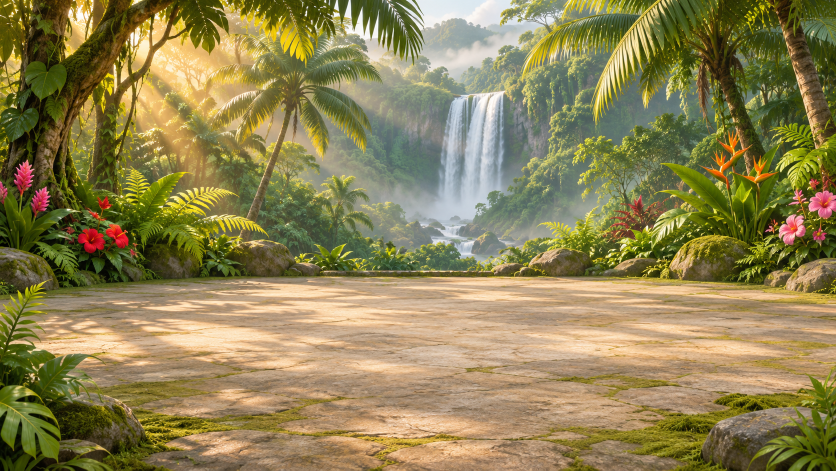
#> input picture demos/fitness-preview/jungle.png, 1672 x 941 px (shown at 1/2 size)
$ python render.py bamboo.png
#> lines starting #> are read from the running program, lines starting #| are printed output that depends on the picture
"""Render short fitness previews using a reusable projected joint rig."""
from pathlib import Path
import math
import subprocess
import sys
import wave

import numpy as np
from PIL import Image, ImageDraw, ImageFont, ImageOps

ROOT = Path(__file__).resolve().parent
W, H, FPS = 1280, 720, 24
DURATION = 72
SKIN = (174, 105, 68)
TEAL = (19, 116, 119)
DARK = (18, 69, 79)
HAIR = (51, 31, 30)
SHOE = (232, 221, 192)
WHITE = '#fff9e9'

CLASSES = {
    'workout': {
        'title': 'Jungle Cardio', 'subtitle': 'LOW IMPACT  /  NO EQUIPMENT',
        'accent': '#eaff8b', 'mat': '#344b47', 'bpm': 116,
        'moves': ['March in Place', 'Bodyweight Squat', 'Side Step + Reach'],
        'cues': ['Stand tall · alternate knees', 'Hips back · stand tall', 'Step wide · reach up'],
        'voice': [(0, 'Welcome to jungle cardio. Three low impact moves. Let’s get started.'), (10, 'March in place. Stand tall and swing your arms gently.'), (22, 'Ten seconds left. Keep your own pace.'), (29, 'Next up, bodyweight squats.'), (32, 'Send your hips back, then stand tall. Keep your heels down.'), (47, 'Five seconds. Finish your last rep.'), (52, 'Next, side step and reach.'), (54, 'Step to one side and reach up. Bring it back and switch sides.'), (67, 'And relax. Nice work.')],
    },
    'yoga': {
        'title': 'Jungle Yoga', 'subtitle': 'GENTLE FLOW  /  STANDING',
        'accent': '#ffd1ad', 'mat': '#735159', 'bpm': 82,
        'moves': ['Mountain to Upward Reach', 'Warrior II', 'Standing Side Bend'],
        'cues': ['Inhale to reach · exhale to lower', 'Reach both ways · switch halfway', 'Reach up and over · alternate sides'],
        'voice': [(0, 'Welcome to jungle yoga. Find a steady stance, and take an easy breath.'), (10, 'Mountain pose. Inhale as your arms rise. Exhale as they lower.'), (27, 'Coming up, warrior two.'), (32, 'Step wide and bend your front knee. Extend both arms and look over your front hand.'), (42, 'Come through center. Switch sides.'), (51, 'Next, a standing side bend.'), (54, 'Reach one arm up and over. Return to center, then switch.'), (67, 'Lower your arms. Take one last easy breath.')],
    },
}


def color(rgb, value):
    return tuple(max(0, min(255, int(channel * value))) for channel in rgb)


def font(size, bold=False):
    path = '/System/Library/Fonts/Supplemental/Arial'
    return ImageFont.truetype(path + (' Bold.ttf' if bold else '.ttf'), size)


FONTS = {s: font(s, s != 25) for s in (18, 25, 30, 42, 52, 69)}


def smooth(x):
    x = min(1, max(0, x))
    return x * x * (3 - 2 * x)


# [135 lines left out: functions pose, trainer, not called in this run]


def background(mode):
#> called with mode = 'bamboo.png'
    photo = Image.open(ROOT / ('bamboo.png' if mode == 'yoga' else 'jungle.png')).convert('RGB')
#> photo is the input picture: PIL image 1672x941 RGB; mean R, G, B 142.3, 130.8, 83.5
    out = ImageOps.fit(photo, (W,H), centering=(.5,.61)).convert('RGBA')
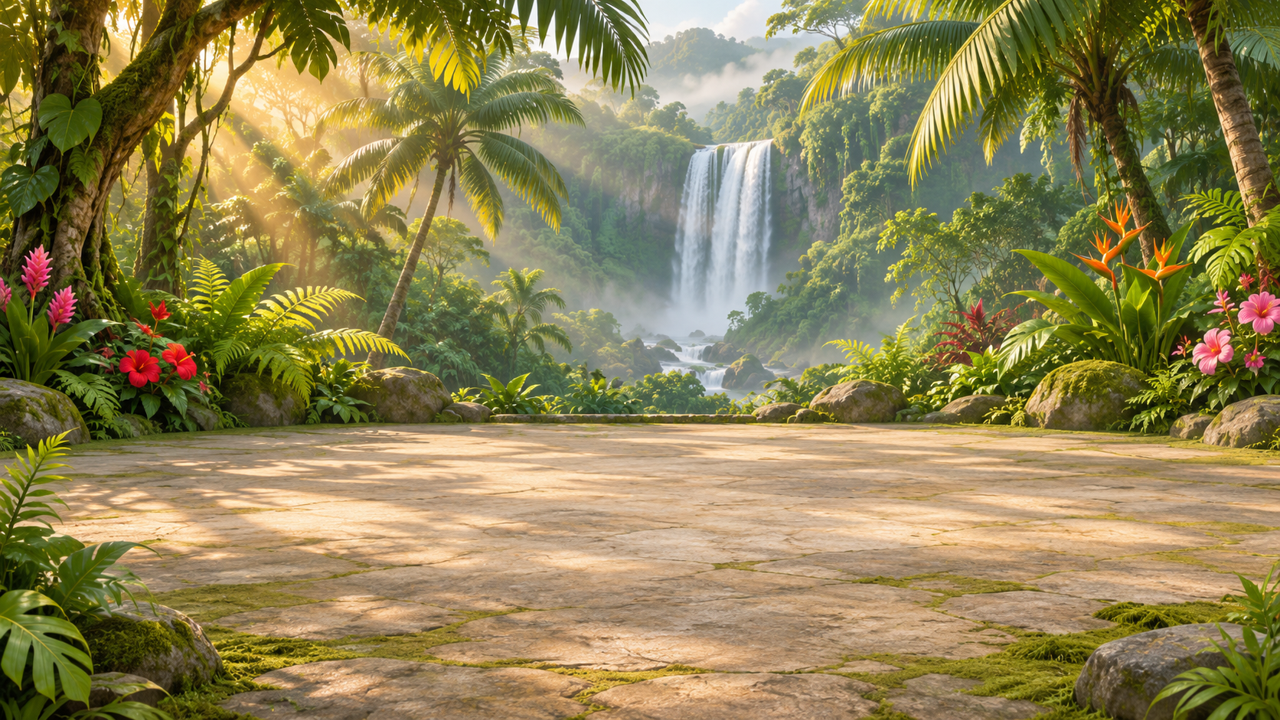
#> out: PIL image 1280x720 RGBA; mean R, G, B, A 142.3, 130.8, 83.5, 255
    shade = Image.new('RGBA', (W,H))
#> shade: PIL image 1280x720 RGBA; every value is 0
    draw = ImageDraw.Draw(shade)
    for y in range(H):
        alpha = int(95 * max(0, (215-y)/215) + 72 * max(0,(y-530)/190))
        draw.line((0,y,W,y),fill=(6,25,21,alpha))
    out.alpha_composite(shade)
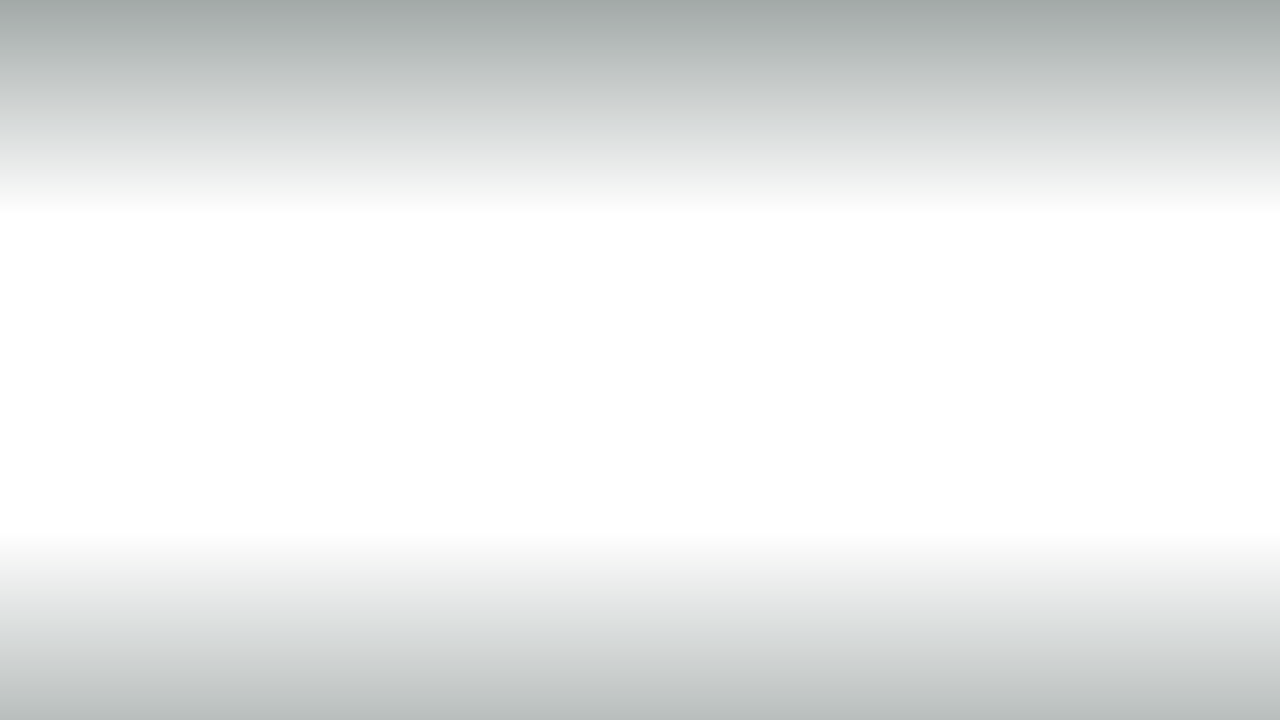
#> shade: PIL image 1280x720 RGBA; mean R, G, B, A 6, 25, 21, 23.4; transparent parts drawn white
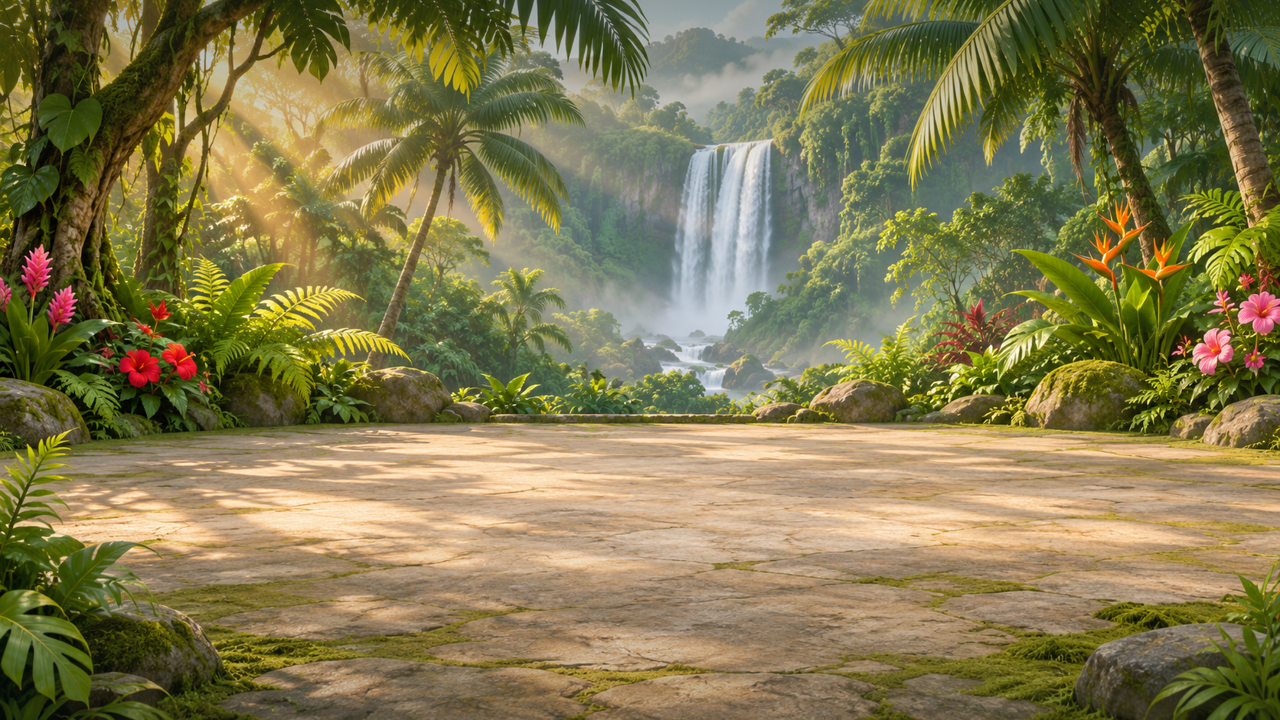
#> out: PIL image 1280x720 RGBA; mean R, G, B, A 130.4, 121.6, 78.5, 255
    props = [('fern', -25, 552, 235), ('flowers', 1033, 594, 245), ('rock', 141, 624, 103), ('palm', -119, 245, 209)]
    if mode == 'yoga':
        props = [('orchid', 4, 571, 205), ('monstera', 1010, 542, 280), ('rock', 200, 630, 115)]
    for name,x,y,w in props:
        file = ROOT/f'{name}.png'
        if file.exists():
            tile = Image.open(file).convert('RGBA')
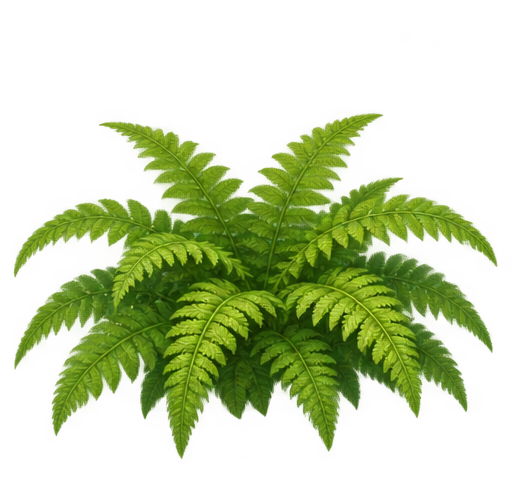
#> input picture demos/fitness-preview/fern.png, 511 x 491 px
#> tile is the input picture: PIL image 511x491 RGBA; mean R, G, B, A 73.3, 103.5, 15.3, 85.3
            tile = tile.resize((w, round(tile.height*w/tile.width)),Image.Resampling.LANCZOS)
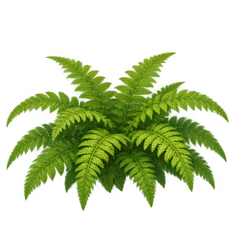
#> tile: PIL image 235x226 RGBA; mean R, G, B, A 38.6, 60.5, 7.1, 85.4; transparent parts drawn white
            out.alpha_composite(tile,(x,y))
    return out.convert('RGB')


def frame_at(base, mode, i, photo=False, speech=0.):
#> (the run stopped early here; a loop or call above may not have finished)
